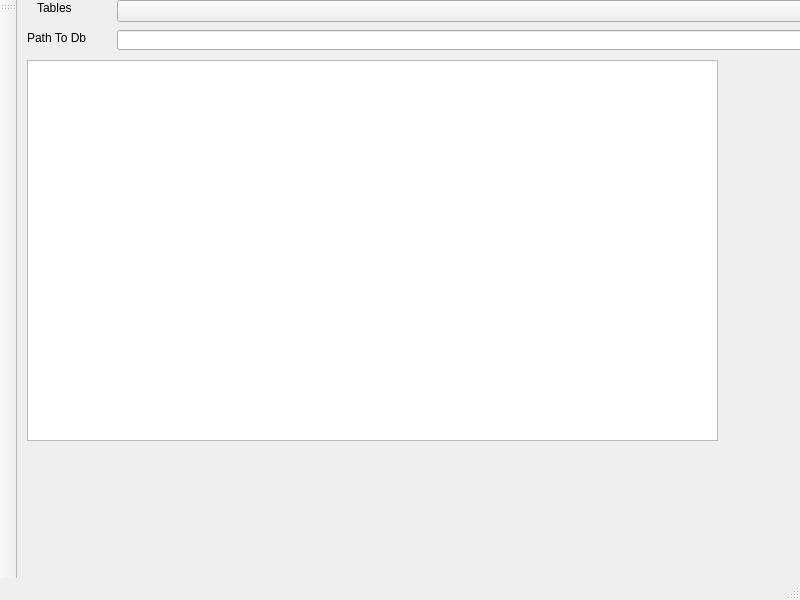
<?xml version="1.0" encoding="UTF-8"?>
<ui version="4.0">
 <class>MainWindow</class>
 <widget class="QMainWindow" name="MainWindow">
  <property name="geometry">
   <rect>
    <x>0</x>
    <y>0</y>
    <width>800</width>
    <height>600</height>
   </rect>
  </property>
  <property name="windowTitle">
   <string>MainWindow</string>
  </property>
  <widget class="QWidget" name="centralwidget">
   <widget class="QComboBox" name="comboBox">
    <property name="geometry">
     <rect>
      <x>100</x>
      <y>0</y>
      <width>701</width>
      <height>22</height>
     </rect>
    </property>
   </widget>
   <widget class="QLabel" name="label">
    <property name="geometry">
     <rect>
      <x>20</x>
      <y>0</y>
      <width>61</width>
      <height>16</height>
     </rect>
    </property>
    <property name="text">
     <string>Tables</string>
    </property>
   </widget>
   <widget class="QLabel" name="label_2">
    <property name="geometry">
     <rect>
      <x>10</x>
      <y>30</y>
      <width>61</width>
      <height>16</height>
     </rect>
    </property>
    <property name="text">
     <string>Path To Db</string>
    </property>
   </widget>
   <widget class="QLineEdit" name="path_db">
    <property name="geometry">
     <rect>
      <x>100</x>
      <y>30</y>
      <width>691</width>
      <height>20</height>
     </rect>
    </property>
   </widget>
   <widget class="QTableView" name="tableView">
    <property name="geometry">
     <rect>
      <x>10</x>
      <y>60</y>
      <width>691</width>
      <height>381</height>
     </rect>
    </property>
   </widget>
  </widget>
  <widget class="QStatusBar" name="statusbar"/>
  <widget class="QToolBar" name="toolBar">
   <property name="windowTitle">
    <string>toolBar</string>
   </property>
   <attribute name="toolBarArea">
    <enum>LeftToolBarArea</enum>
   </attribute>
   <attribute name="toolBarBreak">
    <bool>false</bool>
   </attribute>
  </widget>
 </widget>
 <resources/>
 <connections/>
</ui>
